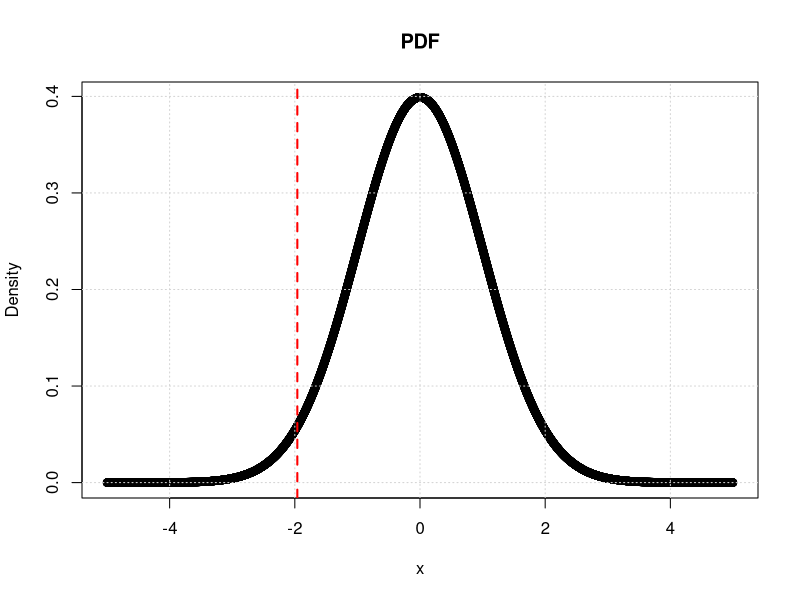
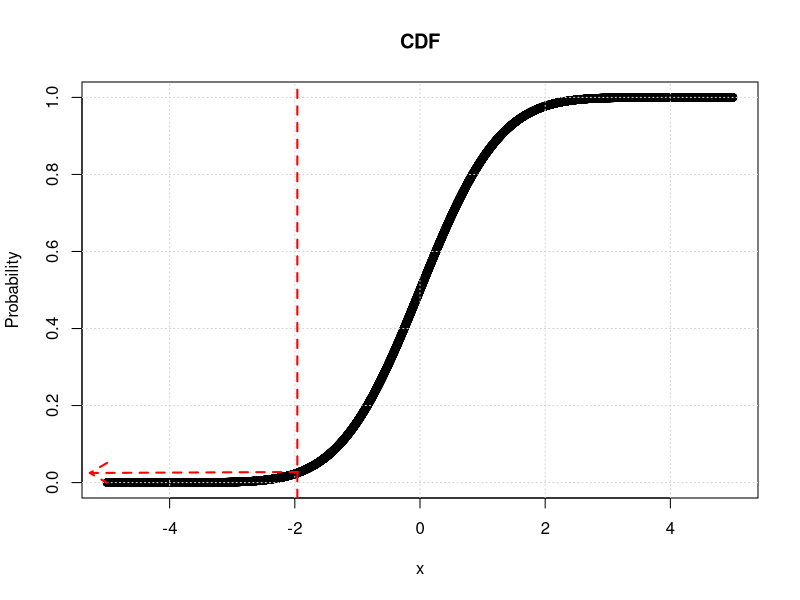

Reproduce these figures in R, in order.

x <- seq(-5,5,0.001)
fx <- dnorm(x,0,1)
Fx <- pnorm(x,0,1)
plot(x,fx,ylab='Density')
grid()
title('PDF')
abline(v=-1.96,col='red',lty=2,lwd=2)
plot(x,Fx,ylab='Probability')
grid()
title('CDF')
abline(v=-1.96,col='red',lty=2,lwd=2)
arrows(-1.95,0.0275,-5.275,0.025,col='red',lty=2,lwd=2,code=2,length=0.2)
integrate(dnorm,-Inf,-1.96)